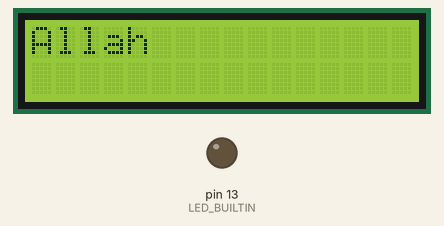
Simulated run of this sketch. Board: Arduino Uno, built with avr-gcc and run on an emulated ATmega328P. On the bench: 16×2 character LCD, output pins drawn as LEDs (lit = HIGH). Dashed ring = blinking.

Above: at 0.1 s.
At 1.1 s:
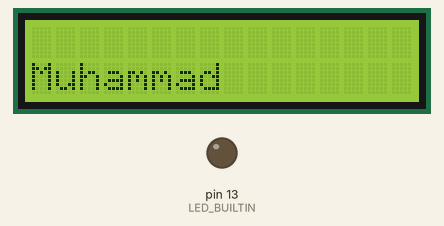
At 20.3 s:
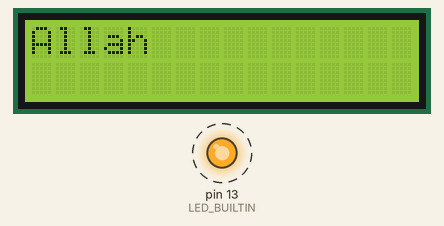
At 38.9 s:
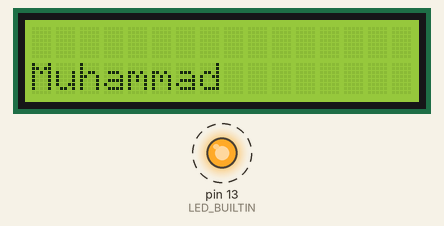
Timing chart, 0 to 40.0 s (numbered marks = the images above):
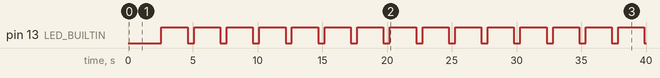

The sketch:

ls.ino
```cpp
/*********
  Rui Santos
  Complete project details at https://randomnerdtutorials.com
*********/

#include <LiquidCrystal_I2C.h>

// set the LCD number of columns and rows
int lcdColumns = 16;
int lcdRows = 2;

// set LCD address, number of columns and rows
// if you don't know your display address, run an I2C scanner sketch
LiquidCrystal_I2C lcd(0x7E, lcdColumns, lcdRows);

void setup(){
  // initialize LCD
  lcd.init();
  // turn on LCD backlight
  lcd.backlight();
  pinMode(LED_BUILTIN, OUTPUT);
}

void loop(){
  // set cursor to first column, first row
  lcd.setCursor(0, 0);
  // print message
  lcd.print("Allah");
  delay(1000);
  // clears the display to print new message
  lcd.clear();
  // set cursor to first column, second row
  lcd.setCursor(0,1);
  lcd.print("Muhammad");
  delay(1000);
  lcd.clear();

   digitalWrite(LED_BUILTIN, LOW);
   delay(500);
   digitalWrite(LED_BUILTIN, HIGH);
}
```

Measured:
- by itself, pin 13 (LED_BUILTIN): alternates HIGH for 2.0 s and LOW for 0.50 s
- what the display in image 1 shows lasts 1.0 s, from 1.1 s to 2.1 s
